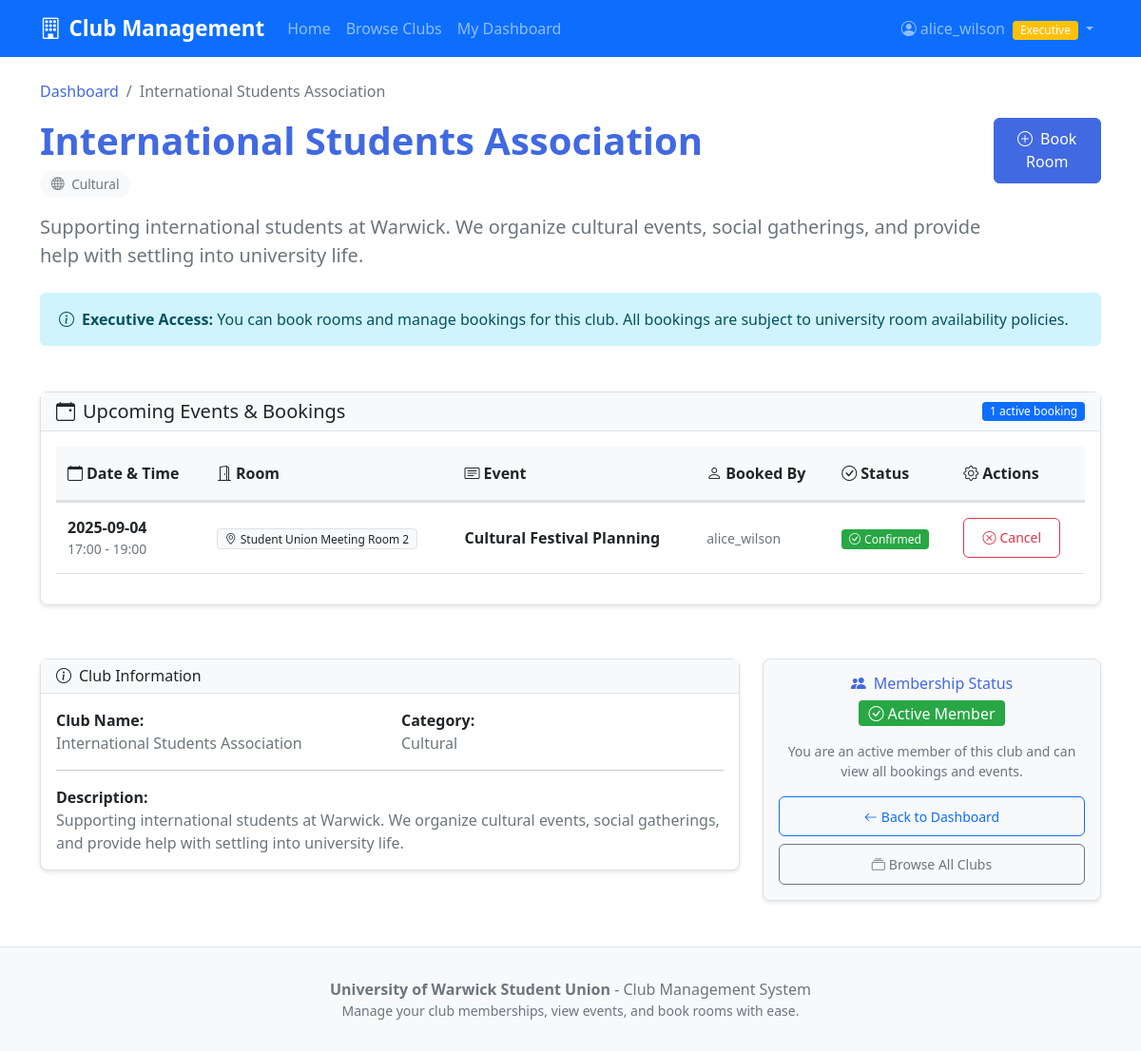
The app's page /club/6 (signed in) with its own data.
### tables this page shows
CREATE TABLE users (
    id INTEGER PRIMARY KEY AUTOINCREMENT,
    student_reg_number TEXT NOT NULL UNIQUE,
    username TEXT NOT NULL UNIQUE,
    email TEXT NOT NULL UNIQUE,
    phone_number TEXT,
    password TEXT NOT NULL, -- NOTE: In production, passwords should be hashed using bcrypt or similar
    role TEXT NOT NULL DEFAULT 'member' CHECK (role IN ('member', 'executive'))
);

CREATE TABLE clubs (
    id INTEGER PRIMARY KEY AUTOINCREMENT,
    name TEXT NOT NULL UNIQUE,
    description TEXT,
    category TEXT NOT NULL DEFAULT 'General' CHECK (category IN ('Academic', 'Sports', 'Arts', 'Cultural', 'Technology', 'Social', 'General'))
);

CREATE TABLE bookings (
    id INTEGER PRIMARY KEY AUTOINCREMENT,
    club_id INTEGER NOT NULL,
    booked_by_user_id INTEGER NOT NULL,
    room_name TEXT NOT NULL,
    event_title TEXT NOT NULL,
    start_time DATETIME NOT NULL,
    end_time DATETIME NOT NULL,
    status TEXT NOT NULL DEFAULT 'Confirmed' CHECK (status IN ('Confirmed', 'Cancelled')),
    created_at DATETIME DEFAULT CURRENT_TIMESTAMP,
    FOREIGN KEY (club_id) REFERENCES clubs (id) ON DELETE CASCADE,
    FOREIGN KEY (booked_by_user_id) REFERENCES users (id) ON DELETE CASCADE
);

### app.py (the view)
@app.route('/club/<int:club_id>')
def club_details(club_id):
    if 'user_id' not in session:
        flash('Please log in to view club details.', 'warning')
        return redirect(url_for('login'))
    db = get_db()
    membership = db.execute('''
        SELECT * FROM memberships
        WHERE user_id = ? AND club_id = ?
    ''', (session['user_id'], club_id)).fetchone()
    if not membership:
        flash('You must be a member of this club to view its details.', 'danger')
        return redirect(url_for('dashboard'))
    club = db.execute('SELECT * FROM clubs WHERE id = ?', (club_id,)).fetchone()
    bookings = db.execute('''
        SELECT b.*, u.username as booked_by_username
        FROM bookings b
        JOIN users u ON b.booked_by_user_id = u.id
        WHERE b.club_id = ? AND b.status = 'Confirmed'
        AND datetime(b.start_time) >= datetime('now')
        ORDER BY b.start_time
    ''', (club_id,)).fetchall()
    db.close()
    return render_template('club_details.html', club=club, bookings=bookings, user_role=get_user_role())

### templates/club_details.html (shortened to what this page needs)
{% extends "layout.html" %}
{% block content %}
<div class="container mt-4">
    <div class="row mb-4">
        <div class="col-12">
            <nav aria-label="breadcrumb">
                <ol class="breadcrumb">
                    <li class="breadcrumb-item"><a href="{{ url_for('dashboard') }}">Dashboard</a></li>
                    <li class="breadcrumb-item active">{{ club.name }}</li>
                </ol>
            </nav>
            <div class="d-flex justify-content-between align-items-start">
                <div>
                    <h2 class="display-6 fw-bold text-primary mb-2">{{ club.name }}</h2>
                    <span class="category-badge mb-3">
                        {% if club.category == 'Technology' %}
                            <i class="bi bi-laptop me-1"></i>
                        {% elif club.category == 'Sports' %}
                            <i class="bi bi-trophy me-1"></i>
                        {% elif club.category == 'Arts' %}
                            <i class="bi bi-palette me-1"></i>
                        {% elif club.category == 'Academic' %}
                            <i class="bi bi-book me-1"></i>
                        {% elif club.category == 'Cultural' %}
                            <i class="bi bi-globe me-1"></i>
                        {% else %}
                            <i class="bi bi-people me-1"></i>
                        {% endif %}
                        {{ club.category }}
                    </span>
                    {% if club.description %}
                    <p class="lead text-muted mb-0">{{ club.description }}</p>
                    {% endif %}
                </div>
                {% if user_role == 'executive' %}
                <div>
                    <button type="button" class="btn btn-primary" data-bs-toggle="modal" data-bs-target="#bookingModal">
                        <i class="bi bi-plus-circle me-2"></i>Book Room
                    </button>
                </div>
                {% endif %}
            </div>
        </div>
    </div>
    {% if user_role == 'executive' %}
    <div class="row mb-4">
        <div class="col-12">
            <div class="alert alert-info">
                <div class="d-flex align-items-center">
                    <i class="bi bi-info-circle me-2"></i>
                    <div>
                        <strong>Executive Access:</strong> You can book rooms and manage bookings for this club.
                        All bookings are subject to university room availability policies.
                    </div>
                </div>
            </div>
        </div>
    </div>
    {% endif %}
    <div class="row">
        <div class="col-12">
            <div class="card card-spacing">
                <div class="card-header d-flex justify-content-between align-items-center">
                    <h5 class="mb-0">
                        <i class="bi bi-calendar-event me-2"></i>Upcoming Events & Bookings
                    </h5>
                    <span class="badge bg-primary">{{ bookings|length }} active booking{{ 's' if bookings|length != 1 else '' }}</span>
                </div>
                {% if bookings %}
                <div class="card-body">
                    <div class="table-responsive">
                        <table class="table table-hover">
                            <thead>
                                <tr>
                                    <th><i class="bi bi-calendar me-1"></i>Date & Time</th>
                                    <th><i class="bi bi-door-open me-1"></i>Room</th>
                                    <th><i class="bi bi-card-text me-1"></i>Event</th>
                                    <th><i class="bi bi-person me-1"></i>Booked By</th>
                                    <th><i class="bi bi-check-circle me-1"></i>Status</th>
                                    {% if user_role == 'executive' %}
                                    <th><i class="bi bi-gear me-1"></i>Actions</th>
                                    {% endif %}
                                </tr>
                            </thead>
                            <tbody>
                                {% for booking in bookings %}
                                <tr>
                                    <td>
                                        <div class="d-flex flex-column">
                                            <strong>{{ booking.start_time[:10] }}</strong>
                                            <small class="text-muted">
                                                {{ booking.start_time[11:16] }} - {{ booking.end_time[11:16] }}
                                            </small>
                                        </div>
                                    </td>
                                    <td>
                                        <span class="badge bg-light text-dark border">
                                            <i class="bi bi-geo-alt me-1"></i>{{ booking.room_name }}
                                        </span>
                                    </td>
                                    <td>
                                        <strong>{{ booking.event_title }}</strong>
                                    </td>
                                    <td>
                                        <small class="text-muted">{{ booking.booked_by_username }}</small>
                                    </td>
                                    <td>
                                        {% if booking.status == 'Confirmed' %}
                                        <span class="badge bg-success">
                                            <i class="bi bi-check-circle me-1"></i>Confirmed
                                        </span>
                                        {% else %}
                                        <span class="badge bg-secondary">
                                            <i class="bi bi-x-circle me-1"></i>{{ booking.status }}
                                        </span>
                                        {% endif %}
                                    </td>
                                    {% if user_role == 'executive' %}
                                    <td>
                                        {% if booking.status == 'Confirmed' %}
                                        <a href="{{ url_for('cancel_booking', booking_id=booking.id) }}"
                                           class="btn btn-outline-danger btn-sm"
                                           onclick="return confirmDelete('Are you sure you want to cancel this booking? This action cannot be undone.')">
                                            <i class="bi bi-x-circle me-1"></i>Cancel
                                        </a>
                                        {% else %}
                                        <span class="text-muted small">No actions</span>
                                        {% endif %}
                                    </td>
                                    {% endif %}
                                </tr>
                                {% endfor %}
                            </tbody>
                        </table>
                    </div>
                </div>
                {% endif %}
            </div>
        </div>
    </div>
    <div class="row mt-4">
        <div class="col-lg-8">
            <div class="card">
                <div class="card-header">
                    <h6 class="mb-0">
                        <i class="bi bi-info-circle me-2"></i>Club Information
                    </h6>
                </div>
                <div class="card-body">
                    <div class="row">
                        <div class="col-sm-6">
                            <strong>Club Name:</strong><br>
                            <span class="text-muted">{{ club.name }}</span>
                        </div>
                        <div class="col-sm-6">
                            <strong>Category:</strong><br>
                            <span class="text-muted">{{ club.category }}</span>
                        </div>
                    </div>
                    {% if club.description %}
                    <hr>
                    <div class="row">
                        <div class="col-12">
                            <strong>Description:</strong><br>
                            <span class="text-muted">{{ club.description }}</span>
                        </div>
                    </div>
                    {% endif %}
                </div>
            </div>
        </div>
        <div class="col-lg-4">
            <div class="card bg-light-custom">
                <div class="card-body text-center">
                    <h6 class="card-title text-primary">
                        <i class="bi bi-people-fill me-2"></i>Membership Status
                    </h6>
                    <div class="mb-3">
                        <span class="badge bg-success fs-6">
                            <i class="bi bi-check-circle me-1"></i>Active Member
                        </span>
                    </div>
                    <p class="card-text small text-muted mb-3">
                        You are an active member of this club and can view all bookings and events.
                    </p>
                    <div class="d-grid gap-2">
                        <a href="{{ url_for('dashboard') }}" class="btn btn-outline-primary btn-sm">
                            <i class="bi bi-arrow-left me-1"></i>Back to Dashboard
                        </a>
                        <a href="{{ url_for('clubs') }}" class="btn btn-outline-secondary btn-sm">
                            <i class="bi bi-collection me-1"></i>Browse All Clubs
                        </a>
                    </div>
                </div>
            </div>
        </div>
    </div>
</div>
{% endblock %}

### templates/layout.html (shortened to what this page needs)
<!DOCTYPE html>
<html lang="en">
<head>
    <link href="https://cdn.jsdelivr.net/npm/bootstrap@5.1.3/dist/css/bootstrap.min.css" rel="stylesheet">
    <link rel="stylesheet" href="https://cdn.jsdelivr.net/npm/bootstrap-icons@1.7.2/font/bootstrap-icons.css">
    <link rel="stylesheet" href="{{ url_for('static', filename='styles.css') }}">
</head>
<body>
    <nav class="navbar navbar-expand-lg navbar-dark bg-primary">
        <div class="container">
            <a class="navbar-brand" href="{{ url_for('index') }}">
                <i class="bi bi-building me-2"></i>Club Management
            </a>
            <div class="collapse navbar-collapse" id="navbarNav">
                <ul class="navbar-nav me-auto">
                    <li class="nav-item">
                        <a class="nav-link" href="{{ url_for('index') }}">Home</a>
                    </li>
                    <li class="nav-item">
                        <a class="nav-link" href="{{ url_for('clubs') }}">Browse Clubs</a>
                    </li>
                    {% if session.user_id %}
                    <li class="nav-item">
                        <a class="nav-link" href="{{ url_for('dashboard') }}">My Dashboard</a>
                    </li>
                    {% endif %}
                </ul>
                <ul class="navbar-nav">
                    {% if session.user_id %}
                        <li class="nav-item dropdown">
                            <a class="nav-link dropdown-toggle" href="#" id="navbarDropdown" role="button" data-bs-toggle="dropdown">
                                <i class="bi bi-person-circle me-1"></i>{{ session.username }}
                                {% if session.role == 'executive' %}
                                    <span class="badge bg-warning ms-1">Executive</span>
                                {% endif %}
                            </a>
                        </li>
                    {% endif %}
                </ul>
            </div>
        </div>
    </nav>
    <main>
        {% block content %}{% endblock %}
    </main>
    <footer class="footer mt-5">
        <div class="container">
            <div class="row justify-content-center">
                    <p class="mb-0">
                        <strong>University of Warwick Student Union</strong> - Club Management System
                    </p>
                    <small>Manage your club memberships, view events, and book rooms with ease.</small>
                </div>
            </div>
    </footer>
</body>
</html>

### records on screen
users: username "alice_wilson"
clubs: name "International Students Association", category "Cultural", description "Supporting international students at Warwick. We organize cultural events, social gatherings, and provide help with settling into university life."
bookings: start_time "2025-09-04", start_time "17:00", end_time "19:00", room_name "Student Union Meeting Room 2", event_title "Cultural Festival Planning", booked_by_username "alice_wilson", status "Confirmed" (drawn)

### other values on screen
{{ bookings|length }} "1"
